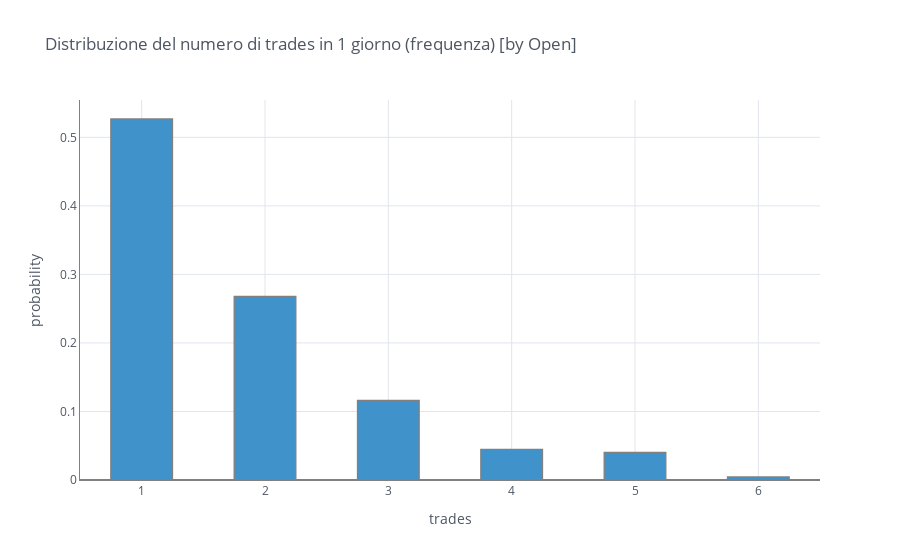

Notebook cell for this chart:
### Markdown cell above
### Per questi prossimi grafici non è necessario analizzare la differenza fra le due versioni

### Code cell
df = df_100.groupby(pd.Grouper(freq='D')).count()
df = df[df!=0].dropna(how='all')
df['result'].iplot(kind='hist', histnorm='probability', colors=cf_colors, opacity=1, xTitle='trades',
                   title='Distribuzione del numero di trades in 1 giorno (frequenza) [by Open]',
                   yTitle='probability', bargroupgap=0.5, linecolor='grey', zerolinecolor='grey')

### Figure 1 — Plotly figure (JSON) as saved in the notebook; plotly's stock layout.template omitted (floating-point values rounded to 4 significant figures; data arrays with more than 128 entries replaced by an {"elided": "..."} marker saying what was removed)
{"data": [{"histfunc": "count", "histnorm": "probability", "marker": {"color": "rgba(63, 147, 202, 1.0)", "line": {"color": "#808080", "width": 1.3}}, "name": "result", "opacity": 1, "orientation": "v", "type": "histogram", "x": {"elided": "224 float values"}}], "layout": {"bargroupgap": 0.5, "barmode": "overlay", "legend": {"bgcolor": "#FFFFFF", "font": {"color": "#4D5663"}}, "paper_bgcolor": "#FFFFFF", "plot_bgcolor": "#FFFFFF", "title": {"font": {"color": "#4D5663"}, "text": "Distribuzione del numero di trades in 1 giorno (frequenza) [by Open]"}, "xaxis": {"gridcolor": "#E1E5ED", "linecolor": "grey", "showgrid": true, "tickfont": {"color": "#4D5663"}, "title": {"font": {"color": "#4D5663"}, "text": "trades"}, "zerolinecolor": "grey"}, "yaxis": {"gridcolor": "#E1E5ED", "linecolor": "grey", "showgrid": true, "tickfont": {"color": "#4D5663"}, "title": {"font": {"color": "#4D5663"}, "text": "probability"}, "zerolinecolor": "grey"}}}
